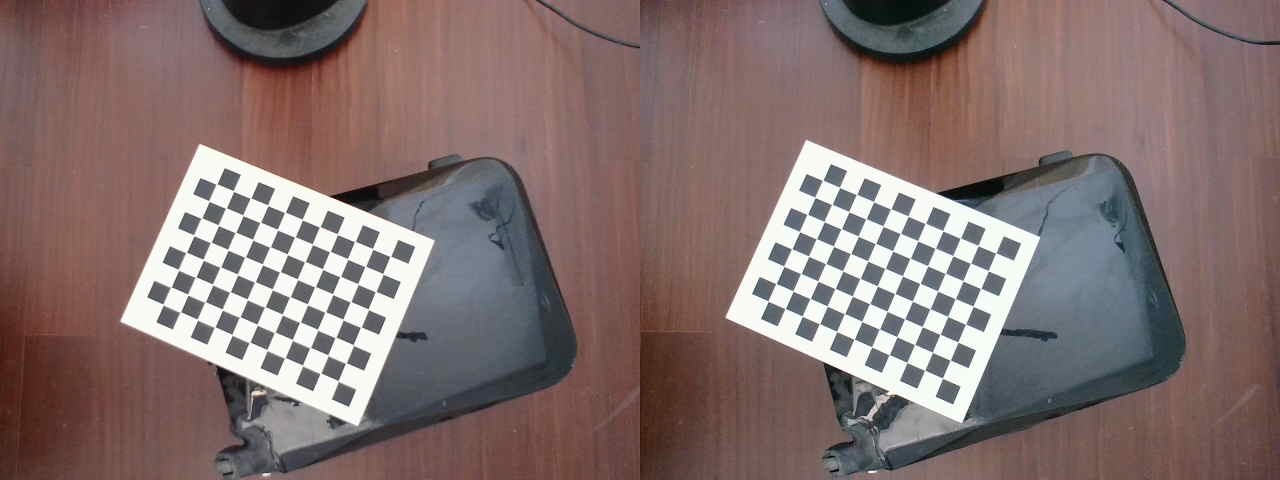
//> input picture Stereo_Calibration/Stereo_Raw/WIN_20230723_03_05_02_Pro.jpg, 1280 x 480 px, given in place of left1.jpg, which was not available
$ ./Stereo_Calibration   (built with g++ and OpenCV 4)
//> lines starting //> are read from the running program, lines starting //| are printed output that depends on the picture; after the words box and inside, x2 and y2 are one past the last pixel; in counts of white or black regions, pixels touching at a corner belong together; pictures that were not available may be replaced by others from this repository, and a replacement may not be noted

#include <opencv2/features2d/features2d.hpp>
#include <opencv2/opencv.hpp>
#include <cctype>
#include <stdio.h>
#include <string.h>
#include <time.h>
#include <iostream>
#include <cstdio>
#include <stdlib.h>
struct  CalibrationParam
{
	cv::Mat intrinsic_left;
	cv::Mat distCoeffs_left;
	cv::Mat	intrinsic_right;
	cv::Mat distCoeffs_right;
	cv::Mat R;
	cv::Mat T;
	cv::Mat R_L;
	cv::Mat R_R;
	cv::Mat P1;
	cv::Mat P2;
	cv::Mat Q;
	cv::Rect validROIL, validROIR;
};


// [24 lines left out: functions WriteObjectYml, ReadObjectYml, not called in this run]
static bool readStringList(const std::string& filename, std::vector<std::string>& l)
{
//> called with filename = "stereo_calib.xml"
	l.resize(0);
	cv::FileStorage fs(filename, cv::FileStorage::READ);
	if (!fs.isOpened())
		return false;
	cv::FileNode n = fs.getFirstTopLevelNode();
	if (n.type() != cv::FileNode::SEQ)
		return false;
	cv::FileNodeIterator it = n.begin(), it_end = n.end();
	for (; it != it_end; ++it)
		l.push_back((std::string)*it);
	return true;
}
void StereoCalibration(std::vector<std::string>imagelist, int numCornersVer, int numCornersHor, int numSquares ,int ShowChessCorners)
{
//> called with numCornersVer = 11, numCornersHor = 8, numSquares = 25, ShowChessCorners = 1
	if (imagelist.size() % 2 != 0)
	{
		std::cout << "Error: the image list contains odd (non-even) number of elements\n";
		return;
	}

	std::vector<std::vector<cv::Point2f>> image_leftPoints, image_rightPoints;
	std::vector<std::vector<cv::Point3f>> objectPoints;
	cv::TermCriteria criteria = cv::TermCriteria(cv::TermCriteria::EPS + cv::TermCriteria::MAX_ITER, 30, 0.001);
	cv::Mat gray_l, gray_r;
	cv::Mat image_l, image_r;
	std::vector<cv::Point3f> obj;
	for (int i = 0; i < numCornersHor; i++)
	{
		for (int j = 0; j < numCornersVer; j++)
		{
			obj.push_back(cv::Point3f((float)j * numSquares, (float)i * numSquares, 0));
		}
	}
	cv::Size s1, s2;
	for (int i = 0; i < imagelist.size()/2; i++)
	{

		image_l = cv::imread(imagelist[2*i]);
//> image_l is the input picture: 480 rows x 1280 cols, CV_8UC3; mean B, G, R 109.7, 111.2, 130.2
		image_r = cv::imread(imagelist[2*i+1]);
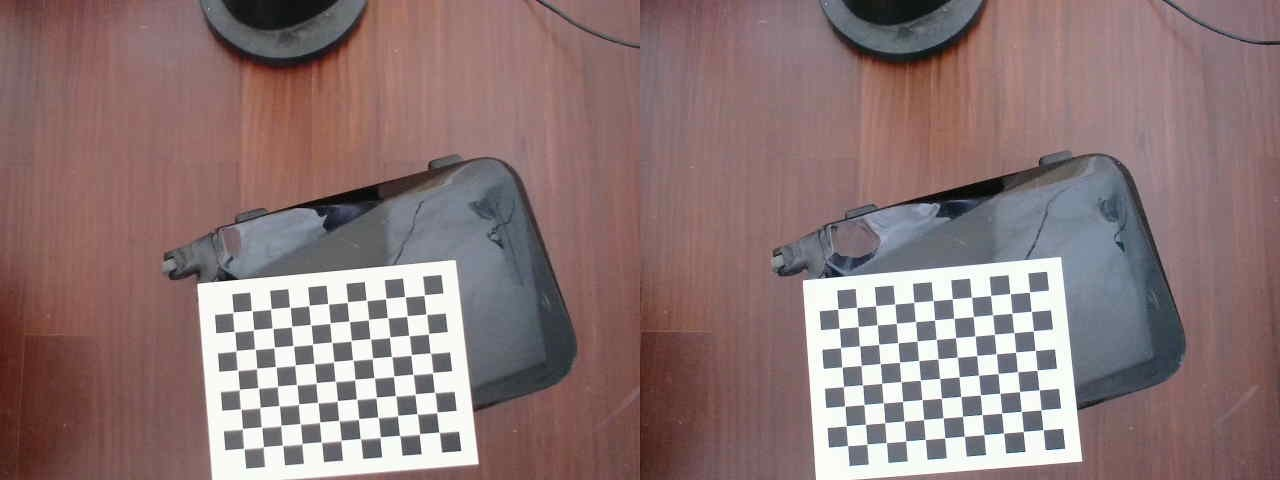
//> input picture Stereo_Calibration/Stereo_Raw/WIN_20230723_03_05_19_Pro.jpg, 1280 x 480 px, given in place of right1.jpg, which was not available
//> image_r is the input picture: 480 rows x 1280 cols, CV_8UC3; mean B, G, R 117.3, 117.5, 139.2
		if (image_l.empty()||image_r.empty())
		{
			std::cout<<"imagelist[2*i] The image does not exist!!"<<std::endl;
		}

		s1 = image_l.size();
//> s1 = Size(1280, 480)
		s2 = image_r.size();
//> s2 = Size(1280, 480)

		cvtColor(image_l, gray_l, cv::COLOR_BGR2GRAY);
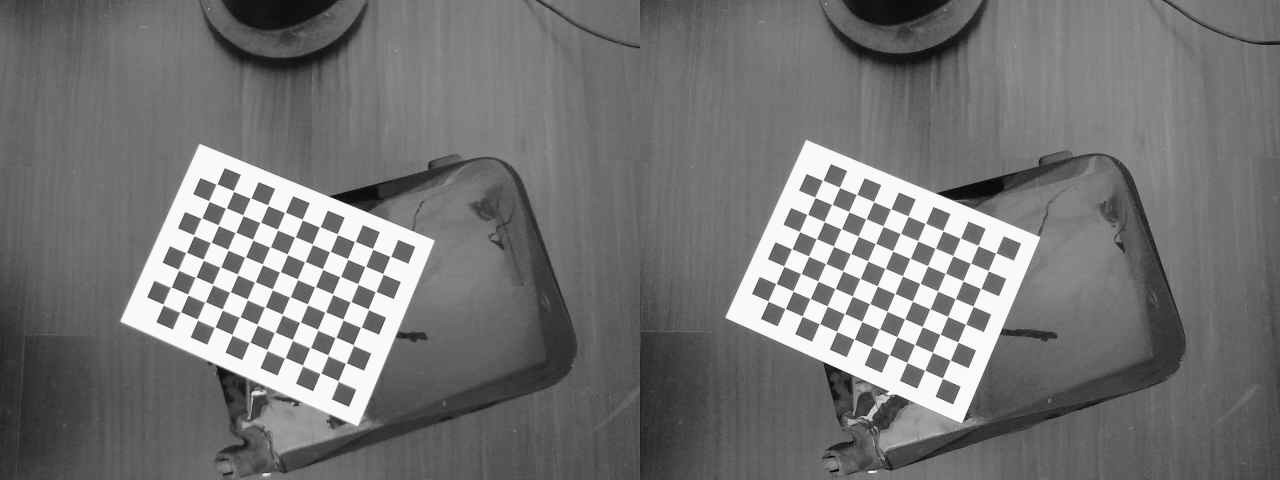
//> gray_l: 480 rows x 1280 cols, CV_8UC1; min 0, max 255, mean 116.7
		cvtColor(image_r, gray_r, cv::COLOR_BGR2GRAY);
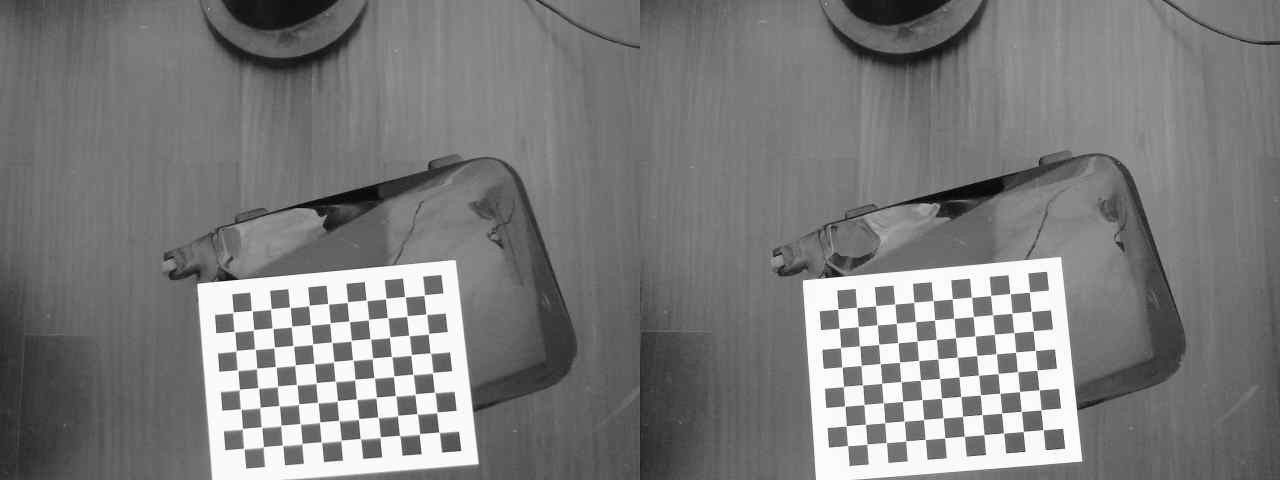
//> gray_r: 480 rows x 1280 cols, CV_8UC1; min 0, max 255, mean 123.9
		std::vector<cv::Point2f> corners_r;
		std::vector<cv::Point2f> corners_l;
		bool ret1 = findChessboardCorners(gray_r, cv::Size(numCornersVer, numCornersHor), corners_r, cv::CALIB_CB_ADAPTIVE_THRESH | cv::CALIB_CB_FILTER_QUADS);
//> corners_r = 88 Points (x, y), first 12: [1043, 429.6], [1023.4, 431.5], [1003.5, 433.2], [983.9, 434.5], [964.3, 436.5], [944.6, 437.8], [925.2, 439.5], [905.8, 440.6], [886.2, 442.5], [867.3, 443.9], [847.5, 445.5], [1041.1, 409.8]; ret1 = true
		bool ret2 = findChessboardCorners(gray_l, cv::Size(numCornersVer, numCornersHor), corners_l, cv::CALIB_CB_ADAPTIVE_THRESH | cv::CALIB_CB_FILTER_QUADS);
//> corners_l = 88 Points (x, y), first 12: [942.3, 378.1], [924.9, 370], [906.9, 362.4], [889.5, 354.6], [871.6, 346.9], [853.9, 339.3], [836.6, 331.4], [819.5, 323.6], [802.4, 316.1], [785.4, 308.5], [768.3, 301.4], [950, 360.2]; ret2 = true
		if (ret1&&ret2&&ShowChessCorners)
		{
			cornerSubPix(gray_l, corners_l, cv::Size(5, 5), cv::Size(-1, -1), criteria);
//> corners_l = 88 Points (x, y), first 12: [942.4, 378.2], [924.7, 370.1], [906.9, 362.4], [889.3, 354.7], [871.6, 346.9], [854.1, 339.2], [836.6, 331.4], [819.5, 323.6], [802.3, 316.1], [785.3, 308.5], [768.2, 301.2], [950.2, 360.2]
			drawChessboardCorners(image_l, cv::Size(numCornersVer, numCornersHor), corners_l, ret1);
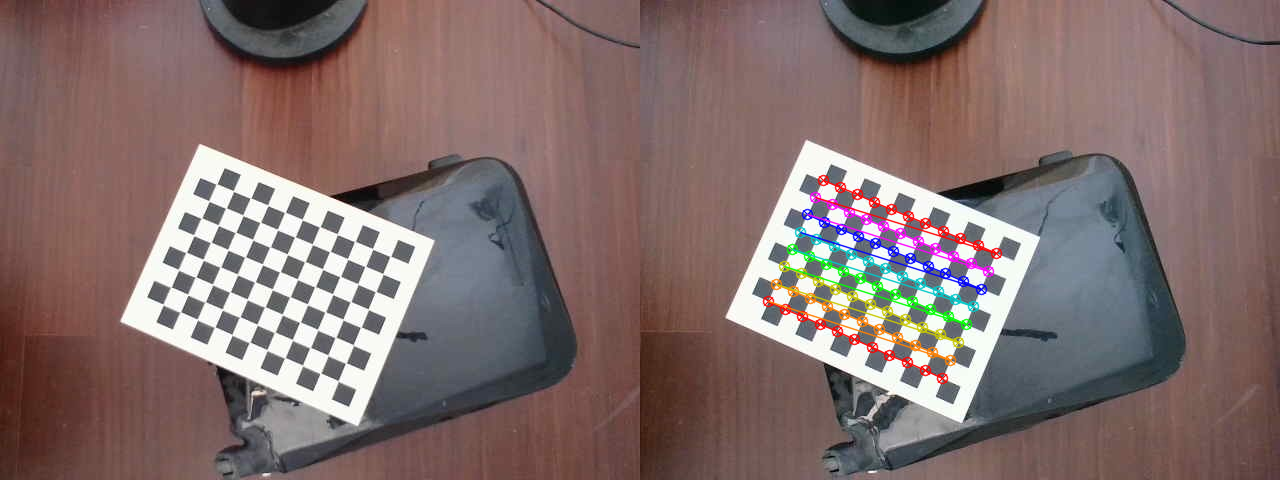
//> image_l: 480 rows x 1280 cols, CV_8UC3; 2.32% of pixels changed, all inside (x1, y1, x2, y2) = (762, 174, 1003, 385)
			imshow("ChessboardCorners", image_l);
			std::cout << imagelist[2 * i] << std::endl;
			cv::waitKey(0);
			cornerSubPix(gray_r, corners_r, cv::Size(5, 5), cv::Size(-1, -1), criteria);
//> corners_r = 88 Points (x, y), first 12: [1043, 429.7], [1023.3, 431.4], [1003.5, 433], [983.9, 434.6], [964.3, 436.3], [944.7, 437.8], [925.2, 439.5], [905.7, 440.8], [886.2, 442.5], [867, 443.9], [847.6, 445.5], [1040.9, 410.1]
			drawChessboardCorners(image_r, cv::Size(numCornersVer, numCornersHor), corners_r, ret2);
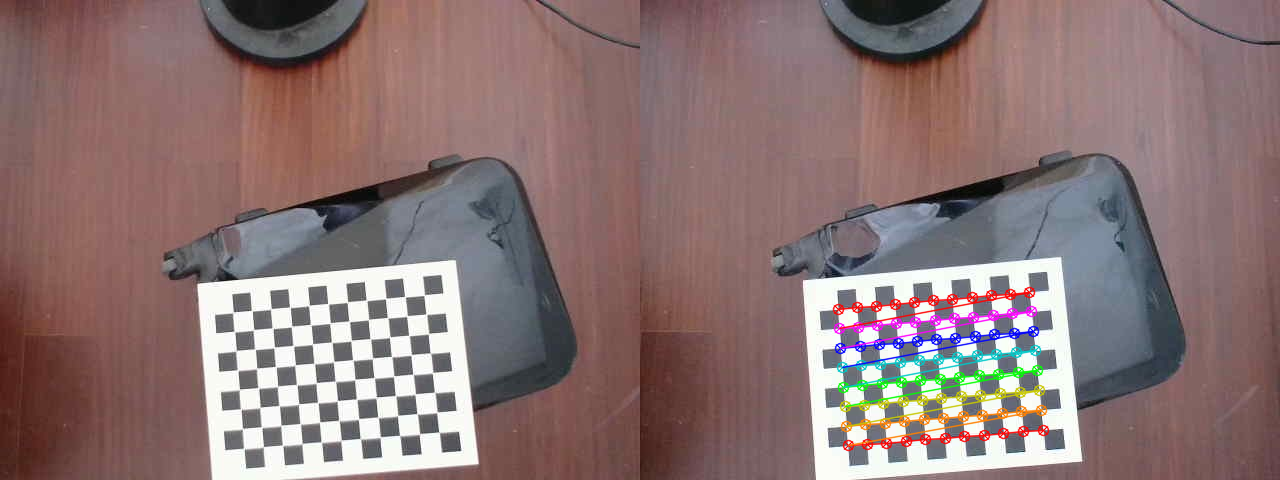
//> image_r: 480 rows x 1280 cols, CV_8UC3; 2.41% of pixels changed, all inside (x1, y1, x2, y2) = (832, 286, 1050, 452)
			imshow("ChessboardCorners", image_r);
			std::cout << imagelist[2 * i+1] << std::endl;
			cv::waitKey(0);
		}
		if (ret1&&ret2)
		{
			image_rightPoints.push_back(corners_r);
//> image_rightPoints = 1 point lists
			image_leftPoints.push_back(corners_l);
//> image_leftPoints = 1 point lists
			objectPoints.push_back(obj);
		}

	}
	cv::Mat intrinsic_left = cv::Mat(3, 3, CV_32FC1);
	cv::Mat distCoeffs_left;
	std::vector<cv::Mat> rvecs_l;
	std::vector<cv::Mat> tvecs_l;

	intrinsic_left.ptr<float>(0)[0] = 1;
	intrinsic_left.ptr<float>(1)[1] = 1;
	cv::calibrateCamera(objectPoints, image_leftPoints, s1, intrinsic_left, distCoeffs_left, rvecs_l, tvecs_l);
	cv::Mat intrinsic_right = cv::Mat(3, 3, CV_32FC1);
	cv::Mat distCoeffs_right;
	std::vector<cv::Mat> rvecs_r;
	std::vector<cv::Mat> tvecs_r;
	cv::Mat R_total;
	cv::Vec3d T_total;
	intrinsic_right.ptr<float>(0)[0] = 1;
	intrinsic_right.ptr<float>(1)[1] = 1;
	cv::calibrateCamera(objectPoints, image_rightPoints, s2, intrinsic_right, distCoeffs_right, rvecs_r, tvecs_r);
	cv::Mat R_L;
	cv::Mat R_R;
	cv::Mat P1;
	cv::Mat P2;
	cv::Mat Q;
	cv::Rect validROIL, validROIR;
	cv::Mat E;
	cv::Mat F;
	cv::Mat R;
	cv::Mat T;
	std::cout << "Stereo Calibration start!" <<std::endl;
	double rms = cv::stereoCalibrate(objectPoints, image_leftPoints, image_rightPoints,intrinsic_left, distCoeffs_left,intrinsic_right, distCoeffs_right,
		cv::Size(1920,1080), R, T, E, F, cv::CALIB_USE_INTRINSIC_GUESS,cv::TermCriteria(cv::TermCriteria::COUNT + cv::TermCriteria::EPS, 100, 1e-5));
	std::cout << "Stereo Calibration done with RMS error = " << rms << std::endl;

	std::cout << "Starting Rectification" << std::endl;
	stereoRectify(intrinsic_left, distCoeffs_left, intrinsic_right, distCoeffs_right, s1, R, T, R_L, R_R, P1, P2, Q, cv::CALIB_ZERO_DISPARITY, 0, s1, &validROIL, &validROIR);//
	std::cout << "Rectification Done" << std::endl;
	std::cout << "Save Calibration to StereoCalibration.yml" << std::endl;
	cv::FileStorage fs("StereoCalibration.yml", cv::FileStorage::WRITE);
	fs << "intrinsic_left" << intrinsic_left;
	fs << "distCoeffs_left" << distCoeffs_left;
	fs << "intrinsic_right" << intrinsic_right;
	fs << "distCoeffs_right" << distCoeffs_right;
	fs << "R" << R;
	fs << "T" << T;
	fs << "R_L" << R_L;
	fs << "R_R" << R_R;
	fs << "P1" << P1;
	fs << "P2" << P2;
	fs << "Q" << Q;
	fs << "validROIL" << validROIL;
	fs << "validROIR" << validROIR;
	fs.release();
	std::cout << "Done Calibration" << std::endl;
	return;
}


// [35 lines left out: functions ShowMatchResult, StitcingImages, not called in this run]
int main(int argc,char** argv)
{
	int numCornersHor = 8; // atoi(argv[1]);// 8;	//水平
	int numCornersVer =11;//atoi(argv[2]);// 11;		//垂直
	int numSquares =25;//atoi(argv[3]);// 25;
	std::string rectifyImageSavePath = "Stereo_Calibration/rectifyImage";
	std::string imagelistfn="stereo_calib.xml";
	std::vector<std::string> imagelist;
	bool ok = readStringList(imagelistfn, imagelist);
	if (!ok || imagelist.empty())
	{
		std::cout << "can not open " << imagelistfn << " or the string list is empty" << std::endl;
	}
//> (the run ends here: the program stops with an error, at `cvtColor(image_l, gray_l, cv::COLOR_BGR2GRAY);`)
